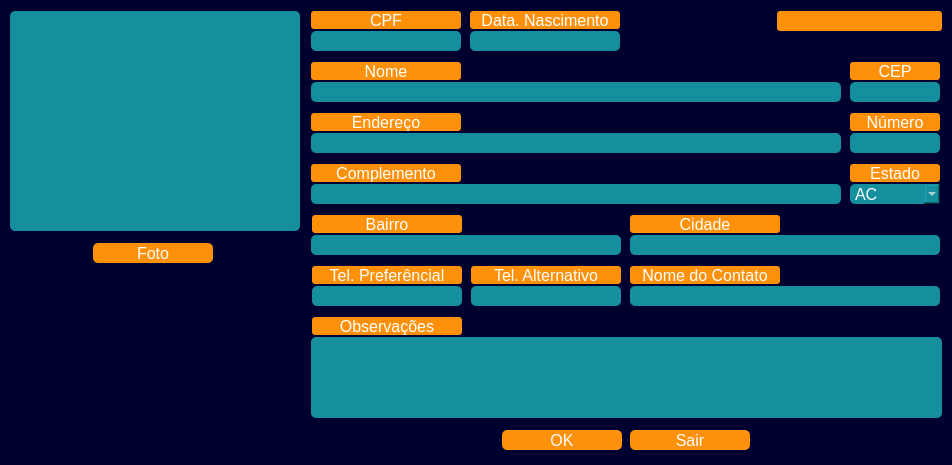
<?xml version="1.0" encoding="UTF-8"?>
<ui version="4.0">
 <class>FrmCadastroCliente</class>
 <widget class="QMainWindow" name="FrmCadastroCliente">
  <property name="windowModality">
   <enum>Qt::ApplicationModal</enum>
  </property>
  <property name="geometry">
   <rect>
    <x>0</x>
    <y>0</y>
    <width>952</width>
    <height>465</height>
   </rect>
  </property>
  <property name="sizePolicy">
   <sizepolicy hsizetype="Ignored" vsizetype="Ignored">
    <horstretch>49</horstretch>
    <verstretch>0</verstretch>
   </sizepolicy>
  </property>
  <property name="minimumSize">
   <size>
    <width>490</width>
    <height>282</height>
   </size>
  </property>
  <property name="sizeIncrement">
   <size>
    <width>490</width>
    <height>282</height>
   </size>
  </property>
  <property name="baseSize">
   <size>
    <width>490</width>
    <height>282</height>
   </size>
  </property>
  <property name="focusPolicy">
   <enum>Qt::StrongFocus</enum>
  </property>
  <property name="windowTitle">
   <string>Cadastra Cliente</string>
  </property>
  <property name="windowIcon">
   <iconset>
    <normaloff>imagens/icon-cachorro-marrom-30.png</normaloff>imagens/icon-cachorro-marrom-30.png</iconset>
  </property>
  <property name="styleSheet">
   <string notr="true">background-color: rgb(0, 0, 47);</string>
  </property>
  <property name="iconSize">
   <size>
    <width>30</width>
    <height>30</height>
   </size>
  </property>
  <widget class="QWidget" name="centralwidget">
   <widget class="QLabel" name="label_5">
    <property name="geometry">
     <rect>
      <x>311</x>
      <y>11</y>
      <width>150</width>
      <height>18</height>
     </rect>
    </property>
    <property name="font">
     <font>
      <pointsize>12</pointsize>
     </font>
    </property>
    <property name="layoutDirection">
     <enum>Qt::LeftToRight</enum>
    </property>
    <property name="styleSheet">
     <string notr="true">color: rgb(255, 255, 255);
background-color: rgb(255, 145, 10);
border-radius:3px</string>
    </property>
    <property name="text">
     <string>CPF</string>
    </property>
    <property name="alignment">
     <set>Qt::AlignCenter</set>
    </property>
   </widget>
   <widget class="QLabel" name="label_6">
    <property name="geometry">
     <rect>
      <x>312</x>
      <y>215</y>
      <width>150</width>
      <height>18</height>
     </rect>
    </property>
    <property name="font">
     <font>
      <pointsize>12</pointsize>
     </font>
    </property>
    <property name="layoutDirection">
     <enum>Qt::LeftToRight</enum>
    </property>
    <property name="styleSheet">
     <string notr="true">color: rgb(255, 255, 255);
background-color: rgb(255, 145, 10);
border-radius:3px</string>
    </property>
    <property name="text">
     <string>Bairro</string>
    </property>
    <property name="alignment">
     <set>Qt::AlignCenter</set>
    </property>
   </widget>
   <widget class="QLabel" name="label_7">
    <property name="geometry">
     <rect>
      <x>630</x>
      <y>215</y>
      <width>150</width>
      <height>18</height>
     </rect>
    </property>
    <property name="font">
     <font>
      <pointsize>12</pointsize>
     </font>
    </property>
    <property name="layoutDirection">
     <enum>Qt::LeftToRight</enum>
    </property>
    <property name="styleSheet">
     <string notr="true">color: rgb(255, 255, 255);
background-color: rgb(255, 145, 10);
border-radius:3px</string>
    </property>
    <property name="text">
     <string>Cidade</string>
    </property>
    <property name="alignment">
     <set>Qt::AlignCenter</set>
    </property>
   </widget>
   <widget class="QLabel" name="label_15">
    <property name="geometry">
     <rect>
      <x>312</x>
      <y>317</y>
      <width>150</width>
      <height>18</height>
     </rect>
    </property>
    <property name="font">
     <font>
      <pointsize>12</pointsize>
     </font>
    </property>
    <property name="layoutDirection">
     <enum>Qt::LeftToRight</enum>
    </property>
    <property name="styleSheet">
     <string notr="true">color: rgb(255, 255, 255);
background-color: rgb(255, 145, 10);
border-radius:3px</string>
    </property>
    <property name="text">
     <string>Observações</string>
    </property>
    <property name="alignment">
     <set>Qt::AlignCenter</set>
    </property>
   </widget>
   <widget class="QLineEdit" name="cad_cli_txt_fone_alternativo">
    <property name="geometry">
     <rect>
      <x>471</x>
      <y>286</y>
      <width>150</width>
      <height>20</height>
     </rect>
    </property>
    <property name="font">
     <font>
      <pointsize>12</pointsize>
     </font>
    </property>
    <property name="styleSheet">
     <string notr="true">color: rgb(255, 255, 255);
background-color: rgb(21, 143, 157);
border-radius:5px</string>
    </property>
    <property name="inputMask">
     <string/>
    </property>
    <property name="maxLength">
     <number>14</number>
    </property>
    <property name="cursorPosition">
     <number>0</number>
    </property>
    <property name="alignment">
     <set>Qt::AlignCenter</set>
    </property>
   </widget>
   <widget class="QPlainTextEdit" name="cad_cli_txt_observacao">
    <property name="geometry">
     <rect>
      <x>311</x>
      <y>337</y>
      <width>631</width>
      <height>81</height>
     </rect>
    </property>
    <property name="font">
     <font>
      <pointsize>12</pointsize>
     </font>
    </property>
    <property name="styleSheet">
     <string notr="true">color: rgb(255, 255, 255);
background-color: rgb(21, 143, 157);
border-radius:5px</string>
    </property>
   </widget>
   <widget class="QLabel" name="label_12">
    <property name="geometry">
     <rect>
      <x>471</x>
      <y>266</y>
      <width>150</width>
      <height>18</height>
     </rect>
    </property>
    <property name="font">
     <font>
      <pointsize>12</pointsize>
     </font>
    </property>
    <property name="layoutDirection">
     <enum>Qt::LeftToRight</enum>
    </property>
    <property name="styleSheet">
     <string notr="true">color: rgb(255, 255, 255);
background-color: rgb(255, 145, 10);
border-radius:3px</string>
    </property>
    <property name="text">
     <string>Tel. Alternativo</string>
    </property>
    <property name="alignment">
     <set>Qt::AlignCenter</set>
    </property>
   </widget>
   <widget class="QLineEdit" name="cad_cli_txt_end0">
    <property name="geometry">
     <rect>
      <x>311</x>
      <y>133</y>
      <width>530</width>
      <height>20</height>
     </rect>
    </property>
    <property name="font">
     <font>
      <pointsize>12</pointsize>
     </font>
    </property>
    <property name="styleSheet">
     <string notr="true">color: rgb(255, 255, 255);
background-color: rgb(21, 143, 157);
border-radius:5px</string>
    </property>
    <property name="maxLength">
     <number>62</number>
    </property>
   </widget>
   <widget class="QLineEdit" name="cad_cli_txt_nome0">
    <property name="geometry">
     <rect>
      <x>311</x>
      <y>82</y>
      <width>530</width>
      <height>20</height>
     </rect>
    </property>
    <property name="font">
     <font>
      <pointsize>12</pointsize>
     </font>
    </property>
    <property name="styleSheet">
     <string notr="true">color: rgb(255, 255, 255);
background-color: rgb(21, 143, 157);
border-radius:5px</string>
    </property>
    <property name="maxLength">
     <number>62</number>
    </property>
    <property name="alignment">
     <set>Qt::AlignLeading|Qt::AlignLeft|Qt::AlignVCenter</set>
    </property>
   </widget>
   <widget class="QLabel" name="label_8">
    <property name="geometry">
     <rect>
      <x>850</x>
      <y>164</y>
      <width>90</width>
      <height>18</height>
     </rect>
    </property>
    <property name="font">
     <font>
      <pointsize>12</pointsize>
     </font>
    </property>
    <property name="layoutDirection">
     <enum>Qt::LeftToRight</enum>
    </property>
    <property name="styleSheet">
     <string notr="true">color: rgb(255, 255, 255);
background-color: rgb(255, 145, 10);
border-radius:3px</string>
    </property>
    <property name="text">
     <string>Estado</string>
    </property>
    <property name="alignment">
     <set>Qt::AlignCenter</set>
    </property>
   </widget>
   <widget class="QLineEdit" name="cad_cli_txt_end_numero0">
    <property name="geometry">
     <rect>
      <x>850</x>
      <y>133</y>
      <width>90</width>
      <height>20</height>
     </rect>
    </property>
    <property name="font">
     <font>
      <pointsize>12</pointsize>
     </font>
    </property>
    <property name="styleSheet">
     <string notr="true">color: rgb(255, 255, 255);
background-color: rgb(21, 143, 157);
border-radius:5px</string>
    </property>
    <property name="inputMask">
     <string/>
    </property>
    <property name="maxLength">
     <number>5</number>
    </property>
    <property name="alignment">
     <set>Qt::AlignCenter</set>
    </property>
   </widget>
   <widget class="QPushButton" name="btn_cli_cadastrar">
    <property name="geometry">
     <rect>
      <x>502</x>
      <y>430</y>
      <width>120</width>
      <height>20</height>
     </rect>
    </property>
    <property name="font">
     <font>
      <pointsize>12</pointsize>
     </font>
    </property>
    <property name="cursor">
     <cursorShape>PointingHandCursor</cursorShape>
    </property>
    <property name="styleSheet">
     <string notr="true">QPushButton{
color: rgb(255, 255, 255);
background-color: rgb(255, 145, 10);
border-radius:5px
}

QPushButton:hover{
color:rgb(255, 145, 10);
background-color: rgb(255, 255, 255);
border-radius:5px
}
</string>
    </property>
    <property name="text">
     <string>OK</string>
    </property>
    <property name="icon">
     <iconset>
      <normaloff>../../imagens/icon-add.png</normaloff>../../imagens/icon-add.png</iconset>
    </property>
   </widget>
   <widget class="QLabel" name="label_16">
    <property name="geometry">
     <rect>
      <x>630</x>
      <y>266</y>
      <width>150</width>
      <height>18</height>
     </rect>
    </property>
    <property name="font">
     <font>
      <pointsize>12</pointsize>
     </font>
    </property>
    <property name="layoutDirection">
     <enum>Qt::LeftToRight</enum>
    </property>
    <property name="styleSheet">
     <string notr="true">color: rgb(255, 255, 255);
background-color: rgb(255, 145, 10);
border-radius:3px</string>
    </property>
    <property name="text">
     <string>Nome do Contato</string>
    </property>
    <property name="alignment">
     <set>Qt::AlignCenter</set>
    </property>
   </widget>
   <widget class="QComboBox" name="comboBox_UF">
    <property name="geometry">
     <rect>
      <x>850</x>
      <y>184</y>
      <width>90</width>
      <height>20</height>
     </rect>
    </property>
    <property name="font">
     <font>
      <pointsize>12</pointsize>
     </font>
    </property>
    <property name="styleSheet">
     <string notr="true">color: rgb(255, 255, 255);
background-color: rgb(21, 143, 157);
border-radius:5px</string>
    </property>
    <item>
     <property name="text">
      <string>AC</string>
     </property>
    </item>
    <item>
     <property name="text">
      <string>AL</string>
     </property>
    </item>
    <item>
     <property name="text">
      <string>AP</string>
     </property>
    </item>
    <item>
     <property name="text">
      <string>AM</string>
     </property>
    </item>
    <item>
     <property name="text">
      <string>BA</string>
     </property>
    </item>
    <item>
     <property name="text">
      <string>CE</string>
     </property>
    </item>
    <item>
     <property name="text">
      <string>DF</string>
     </property>
    </item>
    <item>
     <property name="text">
      <string>ES</string>
     </property>
    </item>
    <item>
     <property name="text">
      <string>GO</string>
     </property>
    </item>
    <item>
     <property name="text">
      <string>MA</string>
     </property>
    </item>
    <item>
     <property name="text">
      <string>MT</string>
     </property>
    </item>
    <item>
     <property name="text">
      <string>MS</string>
     </property>
    </item>
    <item>
     <property name="text">
      <string>MG</string>
     </property>
    </item>
    <item>
     <property name="text">
      <string>PA</string>
     </property>
    </item>
    <item>
     <property name="text">
      <string>PB</string>
     </property>
    </item>
    <item>
     <property name="text">
      <string>PR</string>
     </property>
    </item>
    <item>
     <property name="text">
      <string>PE</string>
     </property>
    </item>
    <item>
     <property name="text">
      <string>PI</string>
     </property>
    </item>
    <item>
     <property name="text">
      <string>RJ</string>
     </property>
    </item>
    <item>
     <property name="text">
      <string>RN</string>
     </property>
    </item>
    <item>
     <property name="text">
      <string>RS</string>
     </property>
    </item>
    <item>
     <property name="text">
      <string>RO</string>
     </property>
    </item>
    <item>
     <property name="text">
      <string>RR</string>
     </property>
    </item>
    <item>
     <property name="text">
      <string>SC</string>
     </property>
    </item>
    <item>
     <property name="text">
      <string>SP</string>
     </property>
    </item>
    <item>
     <property name="text">
      <string>SE</string>
     </property>
    </item>
    <item>
     <property name="text">
      <string>TO</string>
     </property>
    </item>
   </widget>
   <widget class="QLabel" name="label_11">
    <property name="geometry">
     <rect>
      <x>312</x>
      <y>266</y>
      <width>150</width>
      <height>18</height>
     </rect>
    </property>
    <property name="font">
     <font>
      <pointsize>12</pointsize>
     </font>
    </property>
    <property name="layoutDirection">
     <enum>Qt::LeftToRight</enum>
    </property>
    <property name="styleSheet">
     <string notr="true">color: rgb(255, 255, 255);
background-color: rgb(255, 145, 10);
border-radius:3px</string>
    </property>
    <property name="text">
     <string>Tel. Preferêncial</string>
    </property>
    <property name="alignment">
     <set>Qt::AlignCenter</set>
    </property>
   </widget>
   <widget class="QLineEdit" name="cad_cli_txt_cepC">
    <property name="geometry">
     <rect>
      <x>850</x>
      <y>82</y>
      <width>90</width>
      <height>20</height>
     </rect>
    </property>
    <property name="font">
     <font>
      <pointsize>12</pointsize>
     </font>
    </property>
    <property name="styleSheet">
     <string notr="true">color: rgb(255, 255, 255);
background-color: rgb(21, 143, 157);
border-radius:5px</string>
    </property>
    <property name="inputMask">
     <string/>
    </property>
    <property name="maxLength">
     <number>9</number>
    </property>
    <property name="alignment">
     <set>Qt::AlignCenter</set>
    </property>
   </widget>
   <widget class="QLineEdit" name="cad_cli_txt_contato_alternativo">
    <property name="enabled">
     <bool>true</bool>
    </property>
    <property name="geometry">
     <rect>
      <x>630</x>
      <y>286</y>
      <width>310</width>
      <height>20</height>
     </rect>
    </property>
    <property name="font">
     <font>
      <pointsize>12</pointsize>
     </font>
    </property>
    <property name="styleSheet">
     <string notr="true">color: rgb(255, 255, 255);
background-color: rgb(21, 143, 157);
border-radius:5px</string>
    </property>
    <property name="maxLength">
     <number>60</number>
    </property>
   </widget>
   <widget class="QPushButton" name="btn_cli_sair">
    <property name="geometry">
     <rect>
      <x>630</x>
      <y>430</y>
      <width>120</width>
      <height>20</height>
     </rect>
    </property>
    <property name="font">
     <font>
      <pointsize>12</pointsize>
     </font>
    </property>
    <property name="cursor">
     <cursorShape>PointingHandCursor</cursorShape>
    </property>
    <property name="styleSheet">
     <string notr="true">QPushButton{
color: rgb(255, 255, 255);
background-color: rgb(255, 145, 10);
border-radius:5px
}

QPushButton:hover{
color:rgb(255, 145, 10);
background-color: rgb(255, 255, 255);
border-radius:5px
}
</string>
    </property>
    <property name="text">
     <string>Sair</string>
    </property>
    <property name="icon">
     <iconset>
      <normaloff>../../imagens/icons-sinal-saída.png</normaloff>../../imagens/icons-sinal-saída.png</iconset>
    </property>
   </widget>
   <widget class="QLineEdit" name="cad_cli_txt_data_nasc0D">
    <property name="geometry">
     <rect>
      <x>470</x>
      <y>31</y>
      <width>150</width>
      <height>20</height>
     </rect>
    </property>
    <property name="font">
     <font>
      <pointsize>12</pointsize>
     </font>
    </property>
    <property name="styleSheet">
     <string notr="true">color: rgb(255, 255, 255);
background-color: rgb(21, 143, 157);
border-radius:5px</string>
    </property>
    <property name="inputMask">
     <string notr="true"/>
    </property>
    <property name="text">
     <string/>
    </property>
    <property name="maxLength">
     <number>10</number>
    </property>
    <property name="alignment">
     <set>Qt::AlignCenter</set>
    </property>
   </widget>
   <widget class="QLineEdit" name="cad_cli_txt_bairro0">
    <property name="geometry">
     <rect>
      <x>311</x>
      <y>235</y>
      <width>310</width>
      <height>20</height>
     </rect>
    </property>
    <property name="font">
     <font>
      <pointsize>12</pointsize>
     </font>
    </property>
    <property name="styleSheet">
     <string notr="true">color: rgb(255, 255, 255);
background-color: rgb(21, 143, 157);
border-radius:5px</string>
    </property>
    <property name="maxLength">
     <number>40</number>
    </property>
   </widget>
   <widget class="QLineEdit" name="cad_cli_txt_fone_preferencial0">
    <property name="geometry">
     <rect>
      <x>312</x>
      <y>286</y>
      <width>150</width>
      <height>20</height>
     </rect>
    </property>
    <property name="font">
     <font>
      <pointsize>12</pointsize>
     </font>
    </property>
    <property name="styleSheet">
     <string notr="true">color: rgb(255, 255, 255);
background-color: rgb(21, 143, 157);
border-radius:5px</string>
    </property>
    <property name="inputMask">
     <string/>
    </property>
    <property name="maxLength">
     <number>14</number>
    </property>
    <property name="alignment">
     <set>Qt::AlignCenter</set>
    </property>
   </widget>
   <widget class="QLineEdit" name="cad_cli_txt_doc01">
    <property name="geometry">
     <rect>
      <x>311</x>
      <y>31</y>
      <width>150</width>
      <height>20</height>
     </rect>
    </property>
    <property name="font">
     <font>
      <pointsize>12</pointsize>
     </font>
    </property>
    <property name="focusPolicy">
     <enum>Qt::WheelFocus</enum>
    </property>
    <property name="styleSheet">
     <string notr="true">color: rgb(255, 255, 255);
background-color: rgb(21, 143, 157);
border-radius:5px</string>
    </property>
    <property name="inputMask">
     <string notr="true"/>
    </property>
    <property name="maxLength">
     <number>14</number>
    </property>
    <property name="echoMode">
     <enum>QLineEdit::Normal</enum>
    </property>
    <property name="alignment">
     <set>Qt::AlignCenter</set>
    </property>
    <property name="cursorMoveStyle">
     <enum>Qt::LogicalMoveStyle</enum>
    </property>
   </widget>
   <widget class="QLabel" name="label_9">
    <property name="geometry">
     <rect>
      <x>850</x>
      <y>62</y>
      <width>90</width>
      <height>18</height>
     </rect>
    </property>
    <property name="font">
     <font>
      <pointsize>12</pointsize>
     </font>
    </property>
    <property name="layoutDirection">
     <enum>Qt::LeftToRight</enum>
    </property>
    <property name="styleSheet">
     <string notr="true">color: rgb(255, 255, 255);
background-color: rgb(255, 145, 10);
border-radius:3px</string>
    </property>
    <property name="text">
     <string>CEP</string>
    </property>
    <property name="alignment">
     <set>Qt::AlignCenter</set>
    </property>
   </widget>
   <widget class="QLineEdit" name="cad_cli_txt_cidade0">
    <property name="enabled">
     <bool>true</bool>
    </property>
    <property name="geometry">
     <rect>
      <x>630</x>
      <y>235</y>
      <width>310</width>
      <height>20</height>
     </rect>
    </property>
    <property name="font">
     <font>
      <pointsize>12</pointsize>
     </font>
    </property>
    <property name="styleSheet">
     <string notr="true">color: rgb(255, 255, 255);
background-color: rgb(21, 143, 157);
border-radius:5px</string>
    </property>
    <property name="maxLength">
     <number>40</number>
    </property>
   </widget>
   <widget class="QLabel" name="cad_cli_data_cadastro">
    <property name="geometry">
     <rect>
      <x>777</x>
      <y>11</y>
      <width>165</width>
      <height>20</height>
     </rect>
    </property>
    <property name="font">
     <font>
      <pointsize>12</pointsize>
     </font>
    </property>
    <property name="autoFillBackground">
     <bool>false</bool>
    </property>
    <property name="styleSheet">
     <string notr="true">color: rgb(255, 255, 255);
background-color: rgb(255, 145, 10);
border-radius:3px</string>
    </property>
    <property name="frameShape">
     <enum>QFrame::NoFrame</enum>
    </property>
    <property name="frameShadow">
     <enum>QFrame::Plain</enum>
    </property>
    <property name="text">
     <string>&lt;html&gt;&lt;head/&gt;&lt;body&gt;&lt;p&gt;&lt;br/&gt;&lt;/p&gt;&lt;/body&gt;&lt;/html&gt;</string>
    </property>
    <property name="alignment">
     <set>Qt::AlignCenter</set>
    </property>
   </widget>
   <widget class="QLabel" name="label_10">
    <property name="geometry">
     <rect>
      <x>850</x>
      <y>113</y>
      <width>90</width>
      <height>18</height>
     </rect>
    </property>
    <property name="font">
     <font>
      <pointsize>12</pointsize>
     </font>
    </property>
    <property name="layoutDirection">
     <enum>Qt::LeftToRight</enum>
    </property>
    <property name="styleSheet">
     <string notr="true">color: rgb(255, 255, 255);
background-color: rgb(255, 145, 10);
border-radius:3px</string>
    </property>
    <property name="text">
     <string>Número</string>
    </property>
    <property name="alignment">
     <set>Qt::AlignCenter</set>
    </property>
   </widget>
   <widget class="QLabel" name="label_3">
    <property name="geometry">
     <rect>
      <x>311</x>
      <y>164</y>
      <width>150</width>
      <height>18</height>
     </rect>
    </property>
    <property name="font">
     <font>
      <pointsize>12</pointsize>
     </font>
    </property>
    <property name="layoutDirection">
     <enum>Qt::LeftToRight</enum>
    </property>
    <property name="styleSheet">
     <string notr="true">color: rgb(255, 255, 255);
background-color: rgb(255, 145, 10);
border-radius:3px</string>
    </property>
    <property name="text">
     <string>Complemento</string>
    </property>
    <property name="alignment">
     <set>Qt::AlignCenter</set>
    </property>
   </widget>
   <widget class="QPushButton" name="btn_abre_formcapturaimagem">
    <property name="geometry">
     <rect>
      <x>93</x>
      <y>243</y>
      <width>120</width>
      <height>20</height>
     </rect>
    </property>
    <property name="font">
     <font>
      <pointsize>12</pointsize>
     </font>
    </property>
    <property name="cursor">
     <cursorShape>PointingHandCursor</cursorShape>
    </property>
    <property name="styleSheet">
     <string notr="true">QPushButton{
color: rgb(255, 255, 255);
background-color: rgb(255, 145, 10);
border-radius:5px
}

QPushButton:hover{
color:rgb(255, 145, 10);
background-color: rgb(255, 255, 255);
border-radius:5px
}
</string>
    </property>
    <property name="text">
     <string>Foto</string>
    </property>
    <property name="icon">
     <iconset>
      <normaloff>../../imagens/icons8-câmera-24.png</normaloff>../../imagens/icons8-câmera-24.png</iconset>
    </property>
   </widget>
   <widget class="QLineEdit" name="cad_cli_txt_complemento">
    <property name="geometry">
     <rect>
      <x>311</x>
      <y>184</y>
      <width>530</width>
      <height>20</height>
     </rect>
    </property>
    <property name="font">
     <font>
      <pointsize>12</pointsize>
     </font>
    </property>
    <property name="styleSheet">
     <string notr="true">color: rgb(255, 255, 255);
background-color: rgb(21, 143, 157);
border-radius:5px</string>
    </property>
    <property name="maxLength">
     <number>62</number>
    </property>
   </widget>
   <widget class="QLabel" name="imagemcamera_label">
    <property name="geometry">
     <rect>
      <x>16</x>
      <y>16</y>
      <width>278</width>
      <height>209</height>
     </rect>
    </property>
    <property name="minimumSize">
     <size>
      <width>0</width>
      <height>0</height>
     </size>
    </property>
    <property name="maximumSize">
     <size>
      <width>500</width>
      <height>500</height>
     </size>
    </property>
    <property name="styleSheet">
     <string notr="true">background-color: rgb(21, 143, 157);
border-radius:5px</string>
    </property>
    <property name="text">
     <string/>
    </property>
   </widget>
   <widget class="QLabel" name="label_2">
    <property name="geometry">
     <rect>
      <x>311</x>
      <y>113</y>
      <width>150</width>
      <height>18</height>
     </rect>
    </property>
    <property name="font">
     <font>
      <pointsize>12</pointsize>
     </font>
    </property>
    <property name="layoutDirection">
     <enum>Qt::LeftToRight</enum>
    </property>
    <property name="styleSheet">
     <string notr="true">color: rgb(255, 255, 255);
background-color: rgb(255, 145, 10);
border-radius:3px</string>
    </property>
    <property name="text">
     <string>Endereço</string>
    </property>
    <property name="alignment">
     <set>Qt::AlignCenter</set>
    </property>
   </widget>
   <widget class="QLabel" name="label">
    <property name="geometry">
     <rect>
      <x>311</x>
      <y>62</y>
      <width>150</width>
      <height>18</height>
     </rect>
    </property>
    <property name="font">
     <font>
      <pointsize>12</pointsize>
     </font>
    </property>
    <property name="layoutDirection">
     <enum>Qt::LeftToRight</enum>
    </property>
    <property name="styleSheet">
     <string notr="true">color: rgb(255, 255, 255);
background-color: rgb(255, 145, 10);
border-radius:3px</string>
    </property>
    <property name="text">
     <string>Nome</string>
    </property>
    <property name="alignment">
     <set>Qt::AlignCenter</set>
    </property>
   </widget>
   <widget class="QLabel" name="label_14">
    <property name="geometry">
     <rect>
      <x>470</x>
      <y>11</y>
      <width>150</width>
      <height>18</height>
     </rect>
    </property>
    <property name="font">
     <font>
      <pointsize>12</pointsize>
     </font>
    </property>
    <property name="styleSheet">
     <string notr="true">color: rgb(255, 255, 255);
background-color: rgb(255, 145, 10);
border-radius:3px</string>
    </property>
    <property name="text">
     <string>Data. Nascimento</string>
    </property>
    <property name="alignment">
     <set>Qt::AlignCenter</set>
    </property>
   </widget>
   <widget class="QLabel" name="fotoimagemcamera_2">
    <property name="geometry">
     <rect>
      <x>10</x>
      <y>11</y>
      <width>290</width>
      <height>220</height>
     </rect>
    </property>
    <property name="minimumSize">
     <size>
      <width>0</width>
      <height>0</height>
     </size>
    </property>
    <property name="maximumSize">
     <size>
      <width>500</width>
      <height>500</height>
     </size>
    </property>
    <property name="styleSheet">
     <string notr="true">background-color: rgb(21, 143, 157);
border-radius:5px</string>
    </property>
    <property name="text">
     <string/>
    </property>
   </widget>
   <zorder>fotoimagemcamera_2</zorder>
   <zorder>label_5</zorder>
   <zorder>label_6</zorder>
   <zorder>label_7</zorder>
   <zorder>label_15</zorder>
   <zorder>cad_cli_txt_fone_alternativo</zorder>
   <zorder>cad_cli_txt_observacao</zorder>
   <zorder>label_12</zorder>
   <zorder>cad_cli_txt_end0</zorder>
   <zorder>cad_cli_txt_nome0</zorder>
   <zorder>label_8</zorder>
   <zorder>cad_cli_txt_end_numero0</zorder>
   <zorder>btn_cli_cadastrar</zorder>
   <zorder>label_16</zorder>
   <zorder>comboBox_UF</zorder>
   <zorder>label_11</zorder>
   <zorder>cad_cli_txt_cepC</zorder>
   <zorder>cad_cli_txt_contato_alternativo</zorder>
   <zorder>btn_cli_sair</zorder>
   <zorder>cad_cli_txt_data_nasc0D</zorder>
   <zorder>cad_cli_txt_bairro0</zorder>
   <zorder>cad_cli_txt_fone_preferencial0</zorder>
   <zorder>cad_cli_txt_doc01</zorder>
   <zorder>label_9</zorder>
   <zorder>cad_cli_txt_cidade0</zorder>
   <zorder>cad_cli_data_cadastro</zorder>
   <zorder>label_10</zorder>
   <zorder>label_3</zorder>
   <zorder>btn_abre_formcapturaimagem</zorder>
   <zorder>cad_cli_txt_complemento</zorder>
   <zorder>imagemcamera_label</zorder>
   <zorder>label_2</zorder>
   <zorder>label</zorder>
   <zorder>label_14</zorder>
  </widget>
 </widget>
 <tabstops>
  <tabstop>cad_cli_txt_doc01</tabstop>
  <tabstop>cad_cli_txt_data_nasc0D</tabstop>
  <tabstop>cad_cli_txt_nome0</tabstop>
  <tabstop>cad_cli_txt_cepC</tabstop>
  <tabstop>cad_cli_txt_end0</tabstop>
  <tabstop>cad_cli_txt_end_numero0</tabstop>
  <tabstop>cad_cli_txt_complemento</tabstop>
  <tabstop>comboBox_UF</tabstop>
  <tabstop>cad_cli_txt_bairro0</tabstop>
  <tabstop>cad_cli_txt_cidade0</tabstop>
  <tabstop>cad_cli_txt_fone_preferencial0</tabstop>
  <tabstop>cad_cli_txt_fone_alternativo</tabstop>
  <tabstop>cad_cli_txt_contato_alternativo</tabstop>
  <tabstop>cad_cli_txt_observacao</tabstop>
  <tabstop>btn_cli_cadastrar</tabstop>
  <tabstop>btn_cli_sair</tabstop>
  <tabstop>btn_abre_formcapturaimagem</tabstop>
 </tabstops>
 <resources/>
 <connections/>
</ui>
